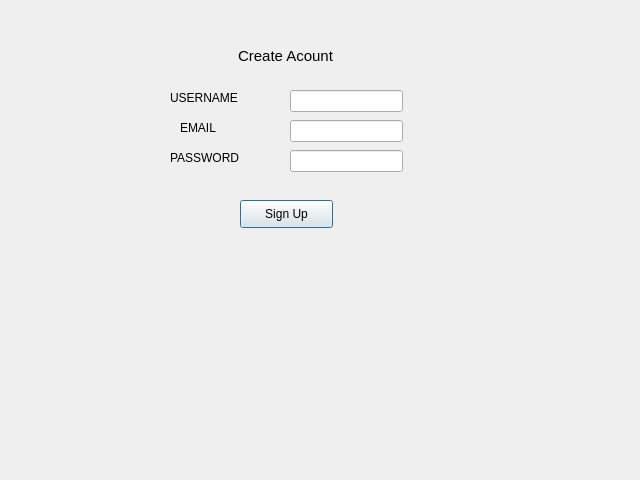
<?xml version="1.0" encoding="UTF-8"?>
<ui version="4.0">
 <class>Dialog</class>
 <widget class="QDialog" name="Dialog">
  <property name="geometry">
   <rect>
    <x>0</x>
    <y>0</y>
    <width>640</width>
    <height>480</height>
   </rect>
  </property>
  <property name="windowTitle">
   <string>Dialog</string>
  </property>
  <widget class="QLabel" name="label">
   <property name="geometry">
    <rect>
     <x>170</x>
     <y>90</y>
     <width>91</width>
     <height>16</height>
    </rect>
   </property>
   <property name="text">
    <string>USERNAME</string>
   </property>
  </widget>
  <widget class="QLabel" name="label_2">
   <property name="geometry">
    <rect>
     <x>170</x>
     <y>150</y>
     <width>91</width>
     <height>16</height>
    </rect>
   </property>
   <property name="text">
    <string>PASSWORD</string>
   </property>
  </widget>
  <widget class="QLabel" name="label_3">
   <property name="geometry">
    <rect>
     <x>180</x>
     <y>120</y>
     <width>91</width>
     <height>16</height>
    </rect>
   </property>
   <property name="text">
    <string>EMAIL</string>
   </property>
  </widget>
  <widget class="QLineEdit" name="username_lineEdit">
   <property name="geometry">
    <rect>
     <x>290</x>
     <y>90</y>
     <width>113</width>
     <height>22</height>
    </rect>
   </property>
  </widget>
  <widget class="QLineEdit" name="email_lineEdit">
   <property name="geometry">
    <rect>
     <x>290</x>
     <y>120</y>
     <width>113</width>
     <height>22</height>
    </rect>
   </property>
  </widget>
  <widget class="QLineEdit" name="password_lineEdit">
   <property name="geometry">
    <rect>
     <x>290</x>
     <y>150</y>
     <width>113</width>
     <height>22</height>
    </rect>
   </property>
  </widget>
  <widget class="QPushButton" name="signup_button">
   <property name="geometry">
    <rect>
     <x>240</x>
     <y>200</y>
     <width>93</width>
     <height>28</height>
    </rect>
   </property>
   <property name="text">
    <string>Sign Up</string>
   </property>
  </widget>
  <widget class="QLabel" name="label_4">
   <property name="geometry">
    <rect>
     <x>200</x>
     <y>40</y>
     <width>171</width>
     <height>31</height>
    </rect>
   </property>
   <property name="font">
    <font>
     <pointsize>11</pointsize>
    </font>
   </property>
   <property name="text">
    <string>Create Acount</string>
   </property>
   <property name="alignment">
    <set>Qt::AlignCenter</set>
   </property>
  </widget>
 </widget>
 <resources/>
 <connections/>
</ui>
